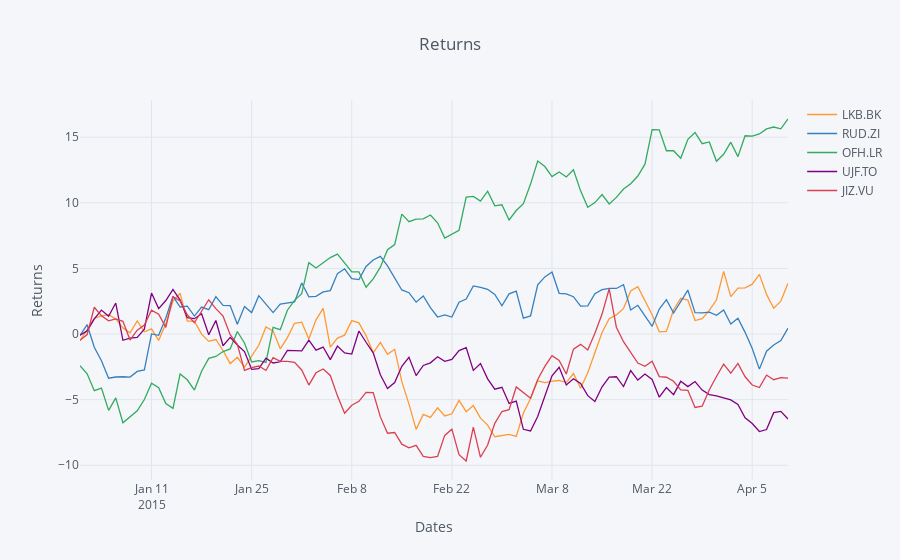

Notebook cell for this chart:
### Code cell
import cufflinks as cf

iplot(cf.datagen.lines().iplot(asFigure=True, kind='scatter',xTitle='Dates',yTitle='Returns',title='Returns'))
